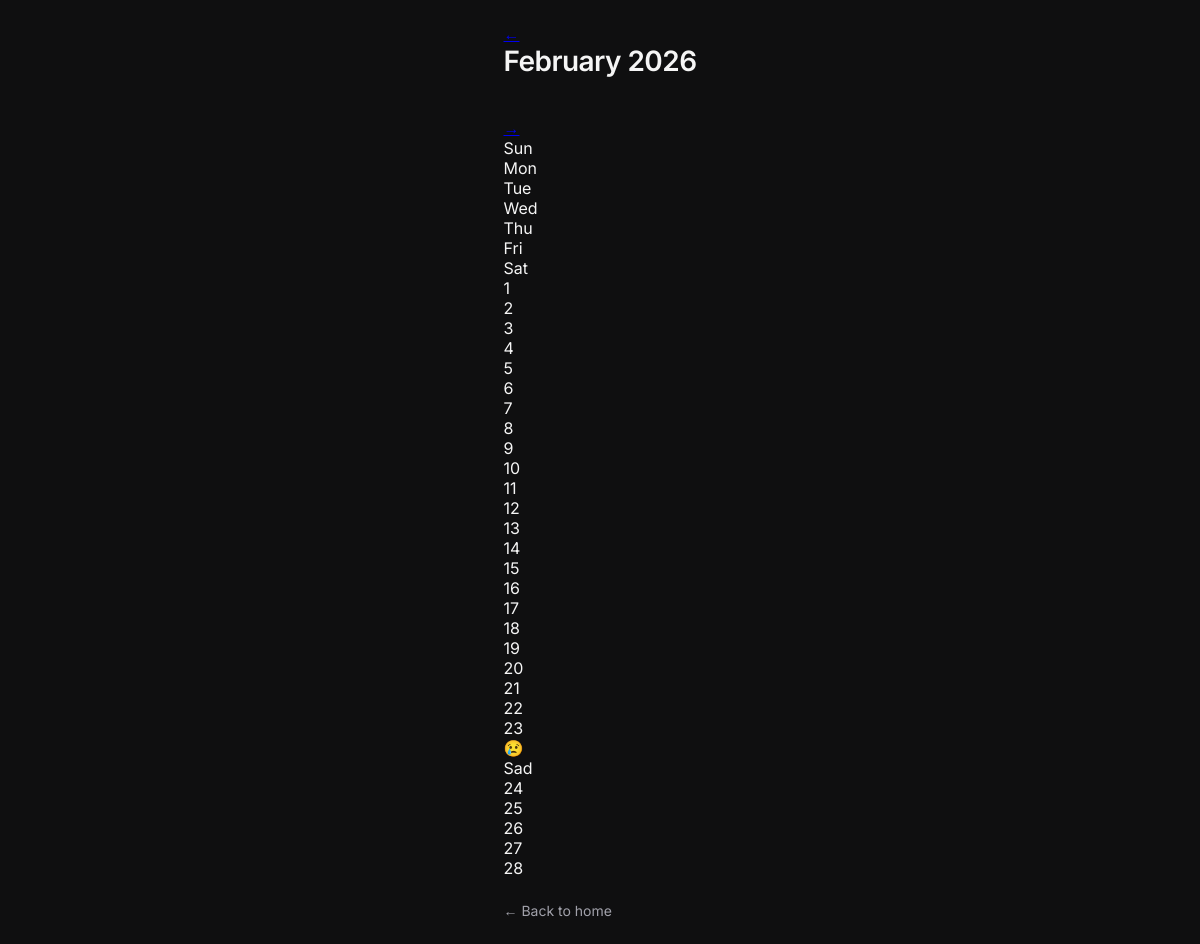
/calendar, run on an earlier commit of the app's database.
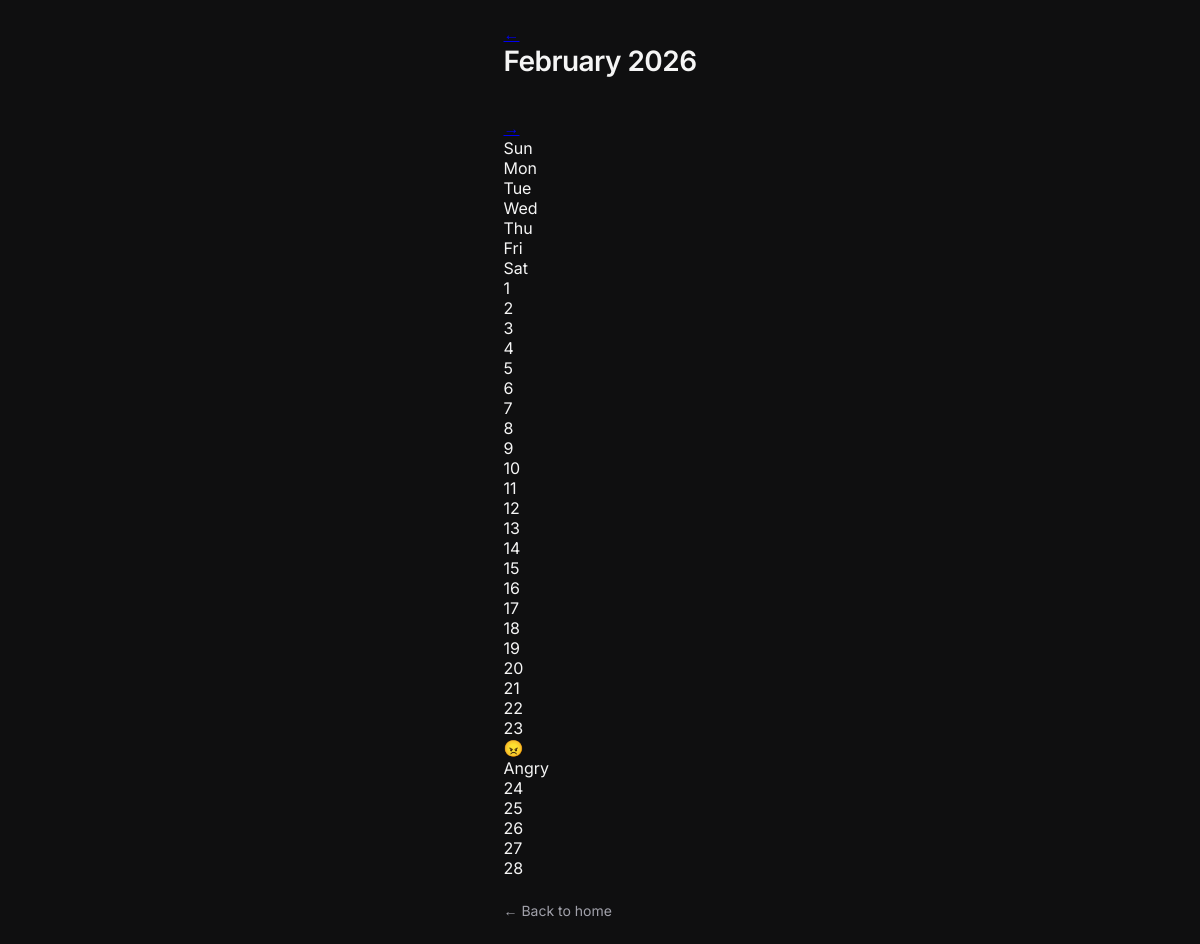
And on a later commit of the database.
### tables this page shows
CREATE TABLE moods (
        id INTEGER PRIMARY KEY AUTOINCREMENT,
        mood TEXT,
        date TEXT
        );

### app.py (the view)
@app.route("/calendar")
def calendar():
    db = get_db()
    now = datetime.now()
    year = request.args.get('year', now.year, type=int)
    month = request.args.get('month', now.month, type=int)
    moods = db.execute(
        "SELECT date, mood FROM moods WHERE strftime('%Y', date) = ? AND strftime('%m', date) = ?",
        (str(year), f"{month:02d}")
    ).fetchall()
    mood_dict = {mood[0]: mood[1] for mood in moods}
    first_day_weekday, num_days = monthrange(year, month)
    month_names = ['January', 'February', 'March', 'April', 'May', 'June',
                   'July', 'August', 'September', 'October', 'November', 'December']
    return render_template("calendar.html",
                         mood_dict=mood_dict,
                         year=year,
                         month=month,
                         month_name=month_names[month-1],
                         first_day_weekday=first_day_weekday,
                         num_days=num_days)

### app.py (called while the page is built)
def get_db():
    return sqlite3.connect("moods.db")

### templates/calendar.html (shortened to what this page needs)
<!DOCTYPE html>
<html lang="en">
<head>
    <link rel="stylesheet" href="/static/styles.css">
</head>
<body>
    <div class="calendar-container">
        <div class="calendar-header">
            <a href="/calendar?year={{ year }}&month={{ month - 1 if month > 1 else 12 }}" class="nav-btn">←</a>
            <h1>{{ month_name }} {{ year }}</h1>
            <a href="/calendar?year={{ year }}&month={{ month + 1 if month < 12 else 1 }}" class="nav-btn">→</a>
        </div>
        <div class="calendar-grid">
            <div class="calendar-day-header">Sun</div>
            <div class="calendar-day-header">Mon</div>
            <div class="calendar-day-header">Tue</div>
            <div class="calendar-day-header">Wed</div>
            <div class="calendar-day-header">Thu</div>
            <div class="calendar-day-header">Fri</div>
            <div class="calendar-day-header">Sat</div>
            {% for day in range(1, num_days + 1) %}
                {% set date_str = "%04d-%02d-%02d"|format(year, month, day) %}
                {% set mood = mood_dict.get(date_str) %}
                <div class="calendar-cell {% if mood %}has-mood{% endif %}">
                    <div class="day-number">{{ day }}</div>
                    {% if mood %}
                        <div class="mood-emoji">
                            {% if mood == 'Happy' %}😊
                            {% elif mood == 'Sad' %}😢
                            {% elif mood == 'Angry' %}😠
                            {% elif mood == 'Tired' %}😴
                            {% endif %}
                        </div>
                        <div class="mood-label">{{ mood }}</div>
                    {% endif %}
                </div>
            {% endfor %}
        </div>
        <a href="/" class="back-link">← Back to home</a>
    </div>
</body>
</html>

### static/styles.css (style rules this page uses)
* { margin: 0; padding: 0; box-sizing: border-box; }
body { font-family: 'Inter', sans-serif; background: #0F0F10; color: #F5F5F5; min-height: 100vh; display: flex; align-items: center; justify-content: center; padding: 24px; }
h1 { font-size: 28px; font-weight: 600; letter-spacing: -0.02em; margin-bottom: 40px; text-align: left; }
.back-link { color: #A1A1AA; text-decoration: none; font-size: 14px; transition: all 0.2s ease; display: inline-block; margin-top: 24px; }

What changed in the data, as far as the page shows it:
no longer on this page (row unchanged): moods: mood "Sad"
added moods: mood "Angry"
Also different on the page:
new list line: "23"
list line gone: "23"
